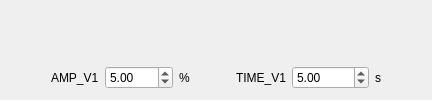
                            <widget class="QWidget" name="page_velocityNoSeq">
                             <layout class="QVBoxLayout" name="verticalLayout_9">
                              <item>
                               <widget class="QLabel" name="label_28">
                                <property name="text">
                                 <string/>
                                </property>
                                <property name="pixmap">
                                 <pixmap resource="icon.qrc">:/icon/wavenoseq.png</pixmap>
                                </property>
                                <property name="scaledContents">
                                 <bool>true</bool>
                                </property>
                               </widget>
                              </item>
                              <item>
                               <layout class="QGridLayout" name="gridLayout_3">
                                <item row="0" column="3">
                                 <widget class="QLabel" name="label_38">
                                  <property name="text">
                                   <string>%</string>
                                  </property>
                                 </widget>
                                </item>
                                <item row="0" column="2">
                                 <widget class="QDoubleSpinBox" name="dSBox_ampNoCircle">
                                  <property name="minimumSize">
                                   <size>
                                    <width>60</width>
                                    <height>0</height>
                                   </size>
                                  </property>
                                  <property name="minimum">
                                   <double>-100.000000000000000</double>
                                  </property>
                                  <property name="maximum">
                                   <double>100.000000000000000</double>
                                  </property>
                                  <property name="value">
                                   <double>5.000000000000000</double>
                                  </property>
                                 </widget>
                                </item>
                                <item row="0" column="4">
                                 <spacer name="horizontalSpacer_4">
                                  <property name="orientation">
                                   <enum>Qt::Horizontal</enum>
                                  </property>
                                  <property name="sizeHint" stdset="0">
                                   <size>
                                    <width>40</width>
                                    <height>20</height>
                                   </size>
                                  </property>
                                 </spacer>
                                </item>
                                <item row="0" column="0">
                                 <spacer name="horizontalSpacer_17">
                                  <property name="orientation">
                                   <enum>Qt::Horizontal</enum>
                                  </property>
                                  <property name="sizeHint" stdset="0">
                                   <size>
                                    <width>40</width>
                                    <height>20</height>
                                   </size>
                                  </property>
                                 </spacer>
                                </item>
                                <item row="0" column="1">
                                 <widget class="QLabel" name="label_31">
                                  <property name="text">
                                   <string>AMP_V1</string>
                                  </property>
                                 </widget>
                                </item>
                                <item row="0" column="6">
                                 <widget class="QDoubleSpinBox" name="dSBox_time">
                                  <property name="minimumSize">
                                   <size>
                                    <width>60</width>
                                    <height>0</height>
                                   </size>
                                  </property>
                                  <property name="minimum">
                                   <double>0.050000000000000</double>
                                  </property>
                                  <property name="maximum">
                                   <double>65536.000000000000000</double>
                                  </property>
                                  <property name="value">
                                   <double>5.000000000000000</double>
                                  </property>
                                 </widget>
                                </item>
                                <item row="0" column="5">
                                 <widget class="QLabel" name="label_32">
                                  <property name="text">
                                   <string>TIME_V1</string>
                                  </property>
                                 </widget>
                                </item>
                                <item row="0" column="8">
                                 <spacer name="horizontalSpacer_18">
                                  <property name="orientation">
                                   <enum>Qt::Horizontal</enum>
                                  </property>
                                  <property name="sizeHint" stdset="0">
                                   <size>
                                    <width>40</width>
                                    <height>20</height>
                                   </size>
                                  </property>
                                 </spacer>
                                </item>
                                <item row="0" column="7">
                                 <widget class="QLabel" name="label_39">
                                  <property name="text">
                                   <string>s</string>
                                  </property>
                                 </widget>
                                </item>
                               </layout>
                              </item>
                             </layout>
                            </widget>
